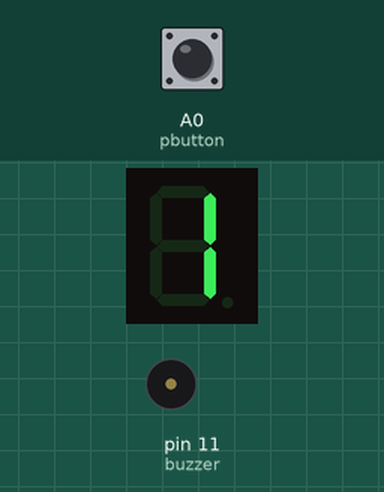
Recording of a sketch running on a simulated Arduino Uno, built with avr-gcc and run on an emulated ATmega328P. On the bench: 1-digit seven-segment display, buzzer (waves = sounding). Wiring (inferred from the names in the program): 1-digit 7-segment display, segments lit when HIGH: segments pin 8, pin 9, pin 3, pin 4, pin 5, pin 7, pin 6, pin 4. Inputs (shaded band) come from the test bench; at power-on: A0 (pbutton) HIGH. Random numbers use the default seed unless the sketch sets one; the segment pins are drawn as the display they are named for; what the sketch prints to the serial monitor is not drawn.

Above: at 4.0 s.
4.1 s: A0 (pbutton) pulled LOW for 0.15 s
At 8.04 s:
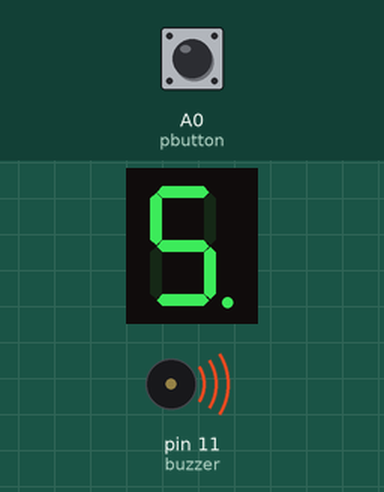
At 8.8 s:
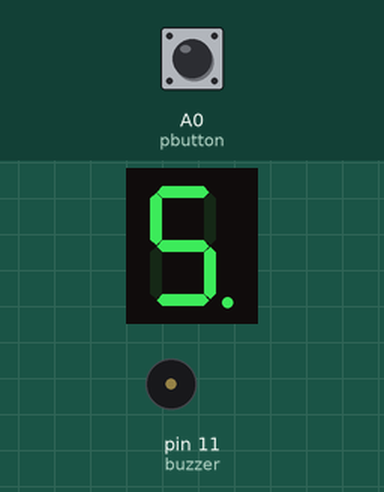
Timing chart, 0 to 10.3 s (numbered marks = the images above; inputs shaded):
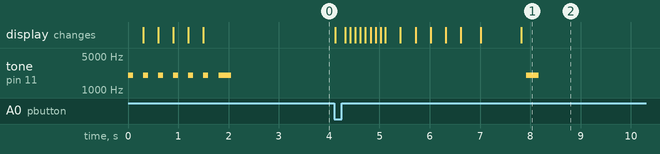

Measured:
- after the input at 4.1 s, tone on pin 11 (buzzer): silent → 2000 Hz after 3.8 s, → silent 0.25 s later; the display: first changes at once (image 1 shows a later state)

The sketch:

dice.ino
```cpp
#define aPin 8
#define bPin 9
#define cPin 3
#define dPin 4
#define ePin 5
#define fPin 7
#define gPin 6

#define pbutton A0
#define buzzer 11
const unsigned int freq = 2000;

int On = 1;
int Off;

void setup() {
  Serial.begin(9600);
  pinMode(aPin, OUTPUT);
  pinMode(bPin, OUTPUT);
  pinMode(cPin, OUTPUT);
  pinMode(dPin, OUTPUT);
  pinMode(ePin, OUTPUT);
  pinMode(fPin, OUTPUT);
  pinMode(gPin, OUTPUT);
  pinMode(pbutton, INPUT_PULLUP);
  pinMode(buzzer, OUTPUT);
  for (int i = 6; i >= 1; i--) {
    showNumber(i);
    tone(buzzer, freq, 100);
    delay(300);
  }
  tone(buzzer, freq, 250);
  delay(1000);
}

void loop() {
   Serial.println("Hello Gaming Dice");
  int buttonState = digitalRead(pbutton);
  if (buttonState == LOW) {
    rollTheDice(10, 100);
    rollTheDice(5, 300);
    rollTheDice(3, 400);
    rollTheDice(1, 100);
    tone(buzzer, freq, 250);
  }
}

void rollTheDice(int count, int delayLength) {
  for (int i = 0; i < count; i++) {
    int number = random(1, 7);
    tone(buzzer, freq, 5);
    showNumber(number);
    delay(delayLength);
  }
}


void showNumber(int x) {

  if (On == 1)
  {
    Off = 0;
  }
  else {
    Off = 1;
  }
  switch (x) {
    case 1: one();   break;
    case 2: two();   break;
    case 3: three(); break;
    case 4: four();  break;
    case 5: five();  break;
    case 6: six();   break;
    case 7: seven(); break;
    case 8: eight(); break;
    case 9: nine();  break;
    default: zero(); break;
  }
}

void one() {
  digitalWrite( aPin, Off);
  digitalWrite( bPin, On);
  digitalWrite( cPin, On);
  digitalWrite( dPin, Off);
  digitalWrite( ePin, Off);
  digitalWrite( fPin, Off);
  digitalWrite( gPin, Off);
}

void two() {
  digitalWrite( aPin, On);
  digitalWrite( bPin, On);
  digitalWrite( cPin, Off);
  digitalWrite( dPin, On);
  digitalWrite( ePin, On);
  digitalWrite( fPin, Off);
  digitalWrite( gPin, On);
}

void three() {
  digitalWrite( aPin, On);
  digitalWrite( bPin, On);
  digitalWrite( cPin, On);
  digitalWrite( dPin, On);
  digitalWrite( ePin, Off);
  digitalWrite( fPin, Off);
  digitalWrite( gPin, On);
}

void four() {
  digitalWrite( aPin, Off);
  digitalWrite( bPin, On);
  digitalWrite( cPin, On);
  digitalWrite( dPin, Off);
  digitalWrite( ePin, Off);
  digitalWrite( fPin, On);
  digitalWrite( gPin, On);
}

void five() {
  digitalWrite( aPin, On);
  digitalWrite( bPin, Off);
  digitalWrite( cPin, On);
  digitalWrite( dPin, On);
  digitalWrite( ePin, Off);
  digitalWrite( fPin, On);
  digitalWrite( gPin, On);
}

void six() {
  digitalWrite( aPin, On);
  digitalWrite( bPin, Off);
  digitalWrite( cPin, On);
  digitalWrite( dPin, On);
  digitalWrite( ePin, On);
  digitalWrite( fPin, On);
  digitalWrite( gPin, On);
}

void seven() {
  digitalWrite( aPin, On);
  digitalWrite( bPin, On);
  digitalWrite( cPin, On);
  digitalWrite( dPin, Off);
  digitalWrite( ePin, Off);
  digitalWrite( fPin, Off);
  digitalWrite( gPin, Off);
}

void eight() {
  digitalWrite( aPin, On);
  digitalWrite( bPin, On);
  digitalWrite( cPin, On);
  digitalWrite( dPin, On);
  digitalWrite( ePin, On);
  digitalWrite( fPin, On);
  digitalWrite( gPin, On);
}

void nine() {
  digitalWrite( aPin, On);
  digitalWrite( bPin, On);
  digitalWrite( cPin, On);
  digitalWrite( dPin, On);
  digitalWrite( ePin, Off);
  digitalWrite( fPin, On);
  digitalWrite( gPin, On);
}

void zero() {
  digitalWrite( aPin, On);
  digitalWrite( bPin, On);
  digitalWrite( cPin, On);
  digitalWrite( dPin, On);
  digitalWrite( ePin, On);
  digitalWrite( fPin, On);
  digitalWrite( gPin, Off);
}
```
